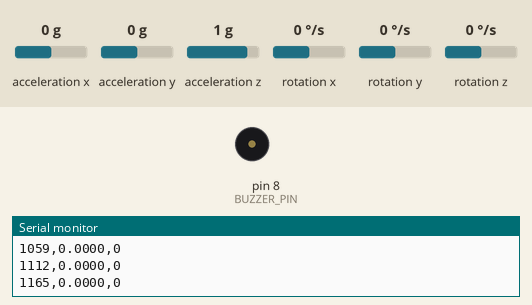
The sketch below on a simulated Arduino Uno, built with avr-gcc and run on an emulated ATmega328P. Parts: buzzer (waves = sounding), the last lines printed to the serial monitor. Inputs (shaded band) come from the test bench; at power-on: acceleration x 0 g, acceleration y 0 g, acceleration z 1 g, rotation x 0 °/s, rotation y 0 °/s, rotation z 0 °/s.

Above: at 1.2 s.
1.3 s: acceleration x set to -0.3 g
4.3 s: acceleration x set to -0.6 g
At 4.9 s:
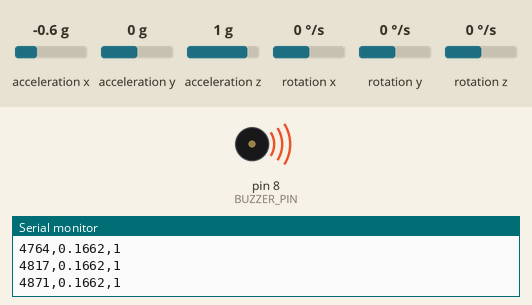
Timing chart, 0 to 7.3 s (numbered marks = the images above; inputs shaded):
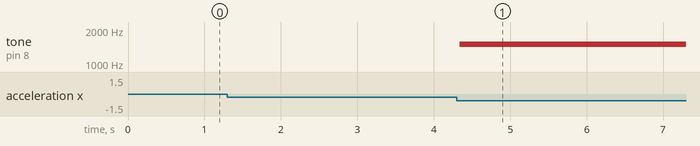

Measured:
- the behaviour switches between -0.4 and -0.5 g on acceleration x (found by bisection; images 0 and 1)
- after the input at 4.3 s, tone on pin 8 (BUZZER_PIN): silent → 1500 Hz at once

The sketch:

d7-vibration-alarm.ino
```cpp
#include <Wire.h>
#include <MPU6050.h>

// @pin SDA=A4
// @pin SCL=A5
// @pin BUZZER=D8
// @baud 9600

MPU6050 imu;
const byte BUZZER_PIN = 8;
// 이 크기를 넘는 흔들림을 침입으로 봅니다. 값이 작을수록 예민해집니다.
// @tunable triggerG
float triggerG = 0.08;

unsigned long alarmUntil = 0;

void setup() {
  Serial.begin(9600);
  Wire.begin();
  imu.initialize();
  pinMode(BUZZER_PIN, OUTPUT);
  Serial.println("time_ms,dynamic_g,alarm_state");
}

void loop() {
  int16_t ax, ay, az;
  imu.getAcceleration(&ax, &ay, &az);
  float gx = ax / 16384.0, gy = ay / 16384.0, gz = az / 16384.0;
  // 정지 상태에서도 중력 1 g가 잡힙니다. 그 몫을 뺀 나머지가 흔들림입니다.
  float dynamic = fabs(sqrt(gx * gx + gy * gy + gz * gz) - 1.0);

  // 한 번 울리면 3초는 유지합니다. 문이 흔들린 한순간만 울리고 그치면
  // 사람이 알아채기 전에 끝나 버립니다.
  if (dynamic > triggerG) alarmUntil = millis() + 3000;
  bool alarming = millis() < alarmUntil;
  if (alarming) tone(BUZZER_PIN, 1500);
  else noTone(BUZZER_PIN);

  Serial.print(millis());
  Serial.print(',');
  Serial.print(dynamic, 4);
  Serial.print(',');
  Serial.println(alarming ? 1 : 0);
  delay(50);
}
```
